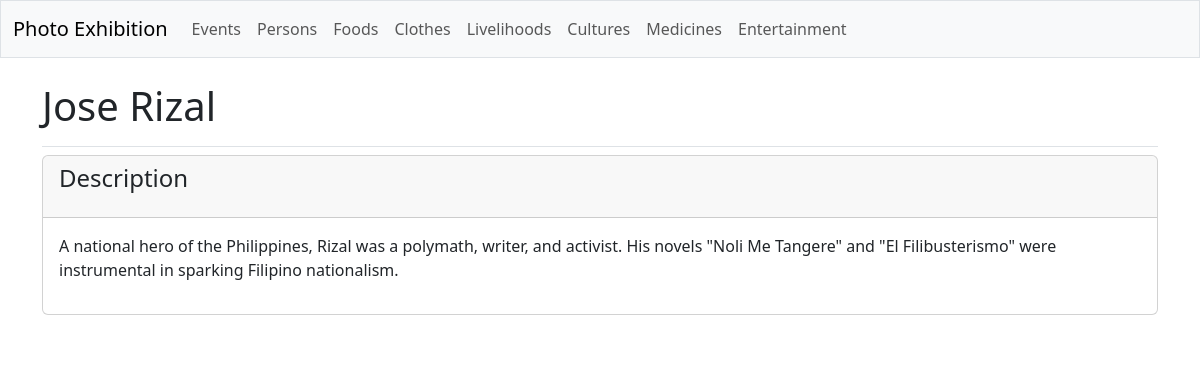
/galleries/persons/4/, run on the app's committed database.
### galleries/models.py (models this page shows, shortened)
class Person(models.Model):
    person_text = models.CharField(max_length=200)

class PersonDetail(models.Model):
    person = models.ForeignKey(Person, on_delete=models.CASCADE)
    person_subtext = models.TextField()

### galleries/views.py (the view)
# urls.py: path('persons/<int:person_id>/', views.person_detail, name='person_detail'),
def person_detail(request, person_id):
    person = Person.objects.get(id=person_id)
    images = PersonsImage.objects.filter(person=person)
    person_details = person.persondetail_set.all()
    context = {'person': person, 'person_details': person_details, 'images': images}
    return render(request, 'galleries/person_detail.html', context)

### galleries/templates/galleries/person_detail.html (shortened to what this page needs)
{% extends 'galleries/base.html' %}
{% block page_header %}
  <h1>{{ person.person_text }}</h1>
{% endblock page_header %}
{% block content %}
  {% for person_detail in person_details %}
    <div class="card mb-3">
      <h4 class="card-header">
        <p>Description</p>
      </h4>
      <div class="card-body">{{ person_detail.person_subtext|linebreaks }}</div>
    </div>
  {% empty %}
    <p>There are no details for this person yet.</p>
  {% endfor %}
  <div id="carouselExampleCaptions" class="carousel slide">
    <div class="carousel-indicators">
      <button type="button" data-bs-target="#carouselExampleCaptions" data-bs-slide-to="0" class="active" aria-current="true" aria-label="Slide 1"></button>
      <button type="button" data-bs-target="#carouselExampleCaptions" data-bs-slide-to="1" aria-label="Slide 2"></button>
      <button type="button" data-bs-target="#carouselExampleCaptions" data-bs-slide-to="2" aria-label="Slide 3"></button>
    </div>
    <button class="carousel-control-prev" type="button" data-bs-target="#carouselExampleCaptions" data-bs-slide="prev">
      <span class="carousel-control-prev-icon" aria-hidden="true"></span>
    </button>
    <button class="carousel-control-next" type="button" data-bs-target="#carouselExampleCaptions" data-bs-slide="next">
      <span class="carousel-control-next-icon" aria-hidden="true"></span>
    </button>
  </div>
{% endblock content %}

### data on the page
Person: person_text "Jose Rizal"
PersonDetail: person_subtext "A national hero of the Philippines, Rizal was a polymath, writer, and activist. His novels \"Noli Me Tangere\" and \"El Filibusterismo\" were instrumental in sparking Filipino nationalism."
